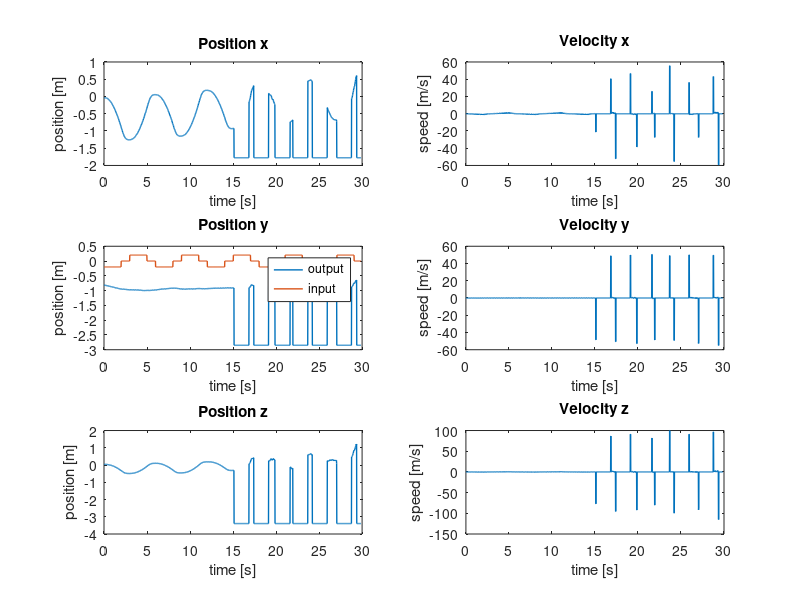
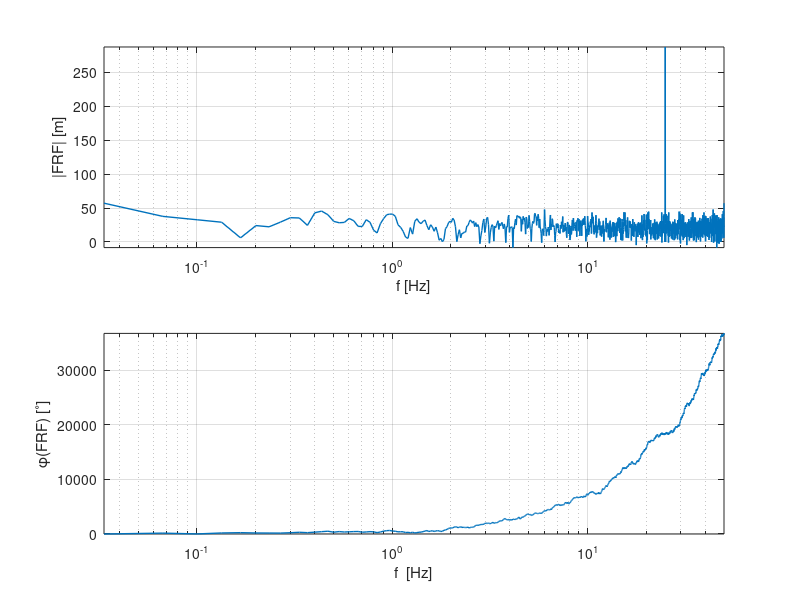
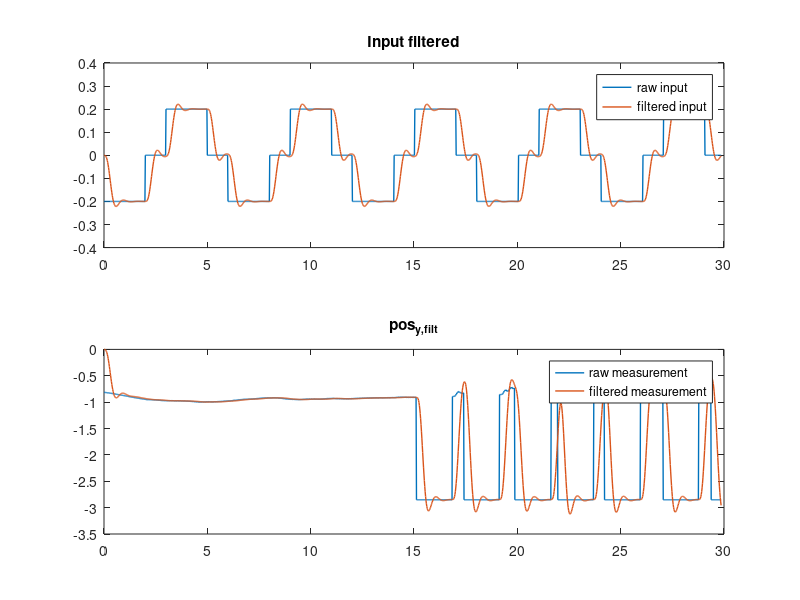
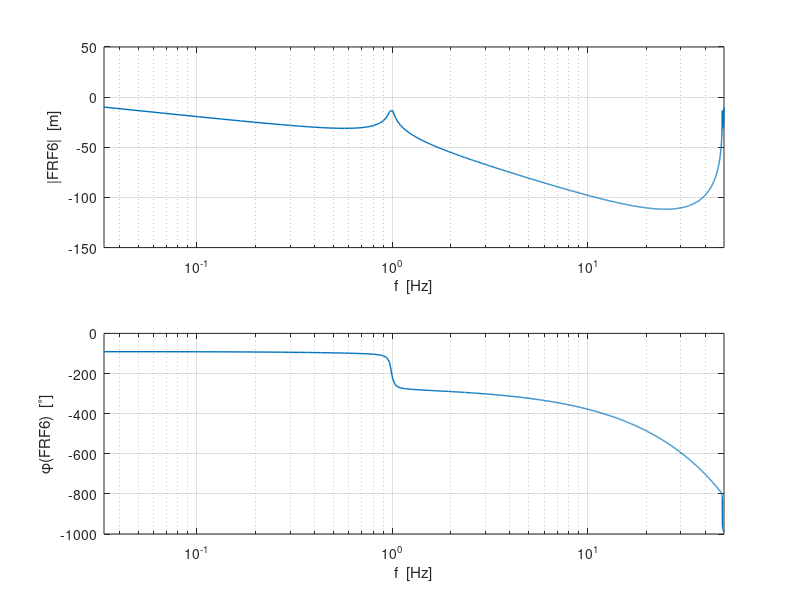

MATLAB code to generate these figures, in order:
%%% Parameter estimation %%%
% zie ook 'test.m' !
clear all
close all

%% Load data from .mat-file

load angle_identification_y


%% Extract some signals from the data

set(0, 'DefaultLineLineWidth', 1);


% Cutoff useful data
% first_index = find(input~=0, 1);
input = input(1:end-10)';
output_x = output_x(1:end-10)';
output_y = output_y(1:end-10)';
output_z = output_z(1:end-10)';

% Sample time
dt = 0.02;
time = (0:dt:(length(input)-1)*dt)';

% Differentiation of x-, y-, z-position
% dt = sample time (gradient assumes timestep 1)
velocity_x = gradient(output_x)/dt;
velocity_y = gradient(output_y)/dt;
velocity_z = gradient(output_z)/dt;

% Do some plotting of the measurement data.
figure('Name','Measurement Data')
subplot(321), plot(time, output_x), title('Position x'), xlabel('time [s]'), ylabel('position [m]')
subplot(322), plot(time, velocity_x), title('Velocity x'), xlabel('time [s]'), ylabel('speed [m/s]')

subplot(323), plot(time, output_y, time, input), title('Position y'), xlabel('time [s]'), ylabel('position [m]'), legend('output','input')
subplot(324), plot(time, velocity_y), title('Velocity y'), xlabel('time [s]'), ylabel('speed [m/s]')

subplot(325), plot(time, output_z), title('Position z'), xlabel('time [s]'), ylabel('position [m]')
subplot(326), plot(time, velocity_z), title('Velocity z'), xlabel('time [s]'), ylabel('speed [m/s]')


%% Frequency domain - Empirical Transfer Function
Ts = dt;
fs = 1/dt;
N = length(velocity_x);
t = [0:N-1]'*Ts;
N = numel(input);
f = [0:N-1]'*(fs/N);

input_f = fft(input);
output_y_f = fft(output_x);
velocity_x_f = fft(velocity_x);

FRF = output_y_f./input_f;

figure('Name', 'Empirical transfer function freq response'),subplot(2,1,1),semilogx(f, 20*log10(abs(FRF)), 'LineWidth', 1)
axis tight
grid on
xlabel('f [Hz]')
xlim([f(1) f(end)])
ylabel('|FRF| [m]')
subplot(2,1,2),semilogx(f, 180/pi*unwrap(angle(FRF)), 'LineWidth', 1)
grid on
axis tight
xlabel('f  [Hz]')
ylabel('\phi(FRF) [^\circ]')
xlim([f(1) f(end)])


%% Choose a cutoff frequency for Butterworth filtering
f0 = 0.3; % crossover frequency
fc = 5*f0; % cutoff frequency
fcn = fc/(fs/2); % normalized cutoff frequency


%% ---------------------
% %   SECOND ORDER FITTING 
% %  ---------------------
% 
% %% Filtering of the in- and output data using Butterworth filter
% [B, A] = butter(3, fcn); % order must be higher than order of system, 
%                             % adjust cut-off frquency to be higher than 
%                             % highest eigenfrequency of the system
%                              
% % input filtering                           
% input_filt = filter(B, A, input);
% % output filtering
% output_y_filt = filter(B, A, output_y);
% 
% figure('Name','3d order Butt. filtered Input & Measurement')
% subplot(211),plot(t,input,t,input_filt),title('Input filtered')
% legend('raw input', 'filtered input')
% subplot(212),plot(time, output_y, time, output_y_filt),title('pos_{y,filt}')
% legend('raw measurement', 'filtered measurement')
% 
% 
% % Least squares solution for approximation of the parameters in the system
% %% Without filtering
% % --- PROPER [order(N) = order(D)]
% %
% %           Y(z)    b2*z^2 + b1*z + b0
% %   G(z) = ----- = --------------------
% %           U(z)     z^2 + a1*z + a0
% %
% % y[k] = -a1*y[k-1]-a0*y[k-2]+b2*u[k]+b1*u[k-1]+b0*u[k-2]
% %
% % theta = [a1 a0 b2 b1 b0]
% 
% y1 = output_y(3:end);
% Phi1 = [-output_y(2:end-1), -output_y(1:end-2), input(3:end), input(2:end-1), input(1:end-2)];
% theta1 = Phi1\y1;
% 
% B1 = [theta1(3), theta1(4), theta1(5)];
% A1 = [1, theta1(1) theta1(2)];
% 
% sys_d1 = tf(B1, A1, Ts);
% 
% FRF1 = squeeze(freqresp(sys_d1,2*pi*f));
% 
% figure('Name','2nd order, no filter, proper - Freq. resp.'), subplot(211)
% semilogx(f, 20*log10(abs(FRF1)))
% grid on
% xlim([f(1) f(end)])
% xlabel('f  [Hz]')
% ylabel('|FRF1|  [m]')
% subplot(212),semilogx(f, 180/pi*unwrap(angle(FRF1)))
% grid on
% xlim([f(1) f(end)])
% xlabel('f  [Hz]')
% ylabel('\phi(FRF1)  [^\circ]')
% 
% x1 = lsim(sys_d1,input,t);
% 
% figure('Name','2nd order, no filter, proper - Simulation')
% subplot(211)
% hold on
% plot(t, output_y,'g')
% plot(t, x1)
% title('2nd order, no filter, proper - Simulation VS Measurement')
% legend('pos_{y,meas}','pos_{y,sim}')
% xlabel('Time [s]')
% ylabel('Displacement [m]')
% axis tight
% subplot(212)
% plot(t,output_y - x1)
% title('Difference between simulation and measurement')
% legend('pos_{y,meas}-pos_{y,sim}')
% xlabel('Time [s]')
% ylabel('Displacement [m]')
% axis tight
% 
% figure('Name','2nd order, no filter, proper - Pole Zero Map'),pzmap(sys_d1)
% 
% 
% %% With Butterworth filtering of in and output
% % --- PROPER [order(N) = order(D)]
% %
% %           Y(z)    b2*z^2 + b1*z + b0
% %   G(z) = ----- = --------------------
% %           U(z)     z^2 + a1*z + a0
% %
% % y[k] = -a1*y[k-1]-a0*y[k-2]+b2*u[k]+b1*u[k-1]+b0*u[k-2]
% %
% % theta = [a1 a0 b2 b1 b0]
% 
% y2 = output_y_filt(3:end);
% Phi2 = [-output_y_filt(2:end-1), -output_y_filt(1:end-2), input_filt(3:end), input_filt(2:end-1), input_filt(1:end-2)];
% theta2 = Phi2\y2;
% 
% B2 = [theta2(3),theta2(4),theta2(5)];
% A2 = [1, theta2(1) theta2(2)];
% 
% sys_d2 = tf(B2, A2, Ts);
% 
% FRF2 = squeeze(freqresp(sys_d2,2*pi*f));
% 
% figure('Name','2nd order, filtered, proper - Freq. resp.'),subplot(2,1,1),semilogx(f, 20*log10(abs(FRF2)))
% grid on 
% xlim([f(1) f(end)])
% xlabel('f  [Hz]')
% ylabel('|FRF2|  [m]')
% axis tight
% subplot(2,1,2)
% semilogx(f, 180/pi*unwrap(angle(FRF2)))
% grid on
% xlim([f(1) f(end)])
% xlabel('f  [Hz]')
% ylabel('\phi(FRF2)  [^\circ]')
% 
% x2 = lsim(sys_d2,input,t);
% 
% figure('Name','2nd order, filtered, proper - Simulation')
% subplot(211)
% hold on
% plot(t, output_y,'g')
% plot(t, output_y_filt)
% plot(t,x2)
% legend('pos_{y,meas}', 'pos_{y,filt}', 'pos_{y,sim}')
% title('2nd order, filtered, proper - Simulation VS Measurement')
% xlabel('Time [s]')
% axis tight
% ylabel('output [m/s]')
% subplot(212)
% plot(t,output_y - x2)
% title('Difference between simulation and measurement')
% legend('pos_{y,meas}-pos_{y,sim}')
% xlabel('Time [s]')
% ylabel('output [m/s]')
% axis tight
% 
% figure('Name','2nd order, filtered, proper - Pole Zero Map'),pzmap(sys_d2)
% 



%% ---------------------
%   THIRD ORDER FITTING 
%  ---------------------

%% Filtering of the in- and output data using Butterworth filter
[B, A] = butter(4, fcn); % order must be higher than order of system, 
                            % adjust cut-off frquency to be higher than 
                            % highest eigenfrequency of the system
                             
% input filtering                           
input_filt = filter(B, A, input);
% output filtering
output_y_filt = filter(B, A, output_y);

figure('Name','4th order Butt. filtered Input & Measurement')
subplot(211),plot(t,input,t,input_filt),title('Input filtered')
legend('raw input', 'filtered input')
subplot(212),plot(time, output_y, time, output_y_filt),title('pos_{y,filt}')
legend('raw measurement', 'filtered measurement')


% Least squares solution for approximation of the parameters in the system
%% Without filtering
% % --- PROPER [order(N) = order(D)]
% %
% %           Y(z)    b3*z^3 + b2*z^2 + b1*z + b0
% %   G(z) = ----- = -----------------------------
% %           U(z)     z^3 + a2*z^2 + a1*z + a0
% %
% % y[k] =
% % -a2*y[k-1]-a1*y[k-2]-a0*y[k-3]+b3*u[k]+b2*u[k-1]+b1*u[k-2]+b0*u[k-3]
% %
% % theta = [a2 a1 a0 b3 b2 b1 b0]
% 
% y3 = output_y(4:end);
% Phi3 = [-output_y(3:end-1), -output_y(2:end-2), -output_y(1:end-3), input(4:end), input(3:end-1), input(2:end-2), input(1:end-3)];
% theta3 = Phi3\y3;
% 
% B3 = [theta3(4), theta3(5), theta3(6), theta3(7)];
% A3 = [1, theta3(1) theta3(2) theta3(3)];
% 
% sys_d3 = tf(B3, A3, Ts);
% 
% FRF3 = squeeze(freqresp(sys_d3,2*pi*f));
% 
% figure('Name','3d order, no filter, proper -  Freq. Resp.'), subplot(211)
% semilogx(f, 20*log10(abs(FRF3)))
% grid on
% xlim([f(1) f(end)])
% xlabel('f  [Hz]')
% ylabel('|FRF3|  [m]')
% subplot(212),semilogx(f, 180/pi*unwrap(angle(FRF3)))
% grid on
% xlim([f(1) f(end)])
% xlabel('f  [Hz]')
% ylabel('\phi(FRF3)  [^\circ]')
% 
% x3 = lsim(sys_d3,input,t);
% 
% figure('Name','3d order, no filter, proper - Simulation')
% subplot(211)
% hold on
% plot(t, output_y,'g')
% plot(t, x3)
% title('3d order, no filter, proper - Simulation VS Measurement')
% legend('pos_{y,meas}','pos_{y,sim}')
% xlabel('Time [s]')
% ylabel('Displacement [m]')
% axis tight
% subplot(212)
% plot(t,output_y - x3)
% title('Difference between simulation and measurement')
% legend('pos_{y,meas}-pos_{y,sim}')
% xlabel('Time [s]')
% ylabel('Displacement [m]')
% axis tight
% 
% figure('Name','3d order, no filter, proper - Pole Zero Map'),pzmap(sys_d3)
% 
% 
% %% With Butterworth filtering of in- and output.
% % --- PROPER [order(N) = order(D)]
% %
% %           Y(z)    b3*z^3 + b2*z^2 + b1*z + b0
% %   G(z) = ----- = -----------------------------
% %           U(z)     z^3 + a2*z^2 + a1*z + a0
% %
% % y[k] =
% % -a2*y[k-1]-a1*y[k-2]-a0*y[k-3]+b3*u[k]+b2*u[k-1]+b1*u[k-2]+b0*u[k-3]
% %
% % theta = [a2 a1 a0 b3 b2 b1 b0]
% 
% y4 = output_y_filt(4:end);
% Phi4 = [-output_y_filt(3:end-1), -output_y_filt(2:end-2), -output_y_filt(1:end-3), input_filt(4:end), input_filt(3:end-1), input_filt(2:end-2), input_filt(1:end-3)];
% theta4 = Phi4\y4;
% 
% B4 = [theta4(4), theta4(5), theta4(6), theta4(7)];
% A4 = [1, theta4(1) theta4(2) theta4(3)];
% 
% sys_d4 = tf(B4, A4, Ts);
% 
% FRF4 = squeeze(freqresp(sys_d4,2*pi*f));
% 
% figure('Name','3d order, filtered, proper - Freq. Resp.'), subplot(211)
% semilogx(f, 20*log10(abs(FRF4)))
% grid on
% xlim([f(1) f(end)])
% xlabel('f  [Hz]')
% ylabel('|FRF4|  [m]')
% subplot(212),semilogx(f, 180/pi*unwrap(angle(FRF4)))
% grid on
% xlim([f(1) f(end)])
% xlabel('f  [Hz]')
% ylabel('\phi(FRF4)  [^\circ]')
% 
% x4 = lsim(sys_d4,input,t);
% 
% figure('Name','3d order, filtered, proper - Simulation')
% subplot(211)
% hold on
% plot(t, output_y_filt,'g')
% plot(t, x4)
% title('3d order, filtered, proper - Simulation VS Measurement')
% legend('pos_{y,meas}','pos_{y,sim}')
% xlabel('Time [s]')
% ylabel('Displacement [m]')
% axis tight
% subplot(212)
% plot(t,output_y_filt - x4)
% title('Difference between simulation and measurement')
% legend('pos_{y,meas}-pos_{y,sim}')
% xlabel('Time [s]')
% ylabel('Displacement [m]')
% axis tight
% 
% figure('Name','3d order, filtered, proper - Pole Zero Map'),pzmap(sys_d4)
% 
% %% Without filtering
% % --- STRICTLY PROPER [order(N) < order(D)]
% %
% %           Y(z)       b2*z^2 + b1*z + b0
% %   G(z) = ----- = --------------------------
% %           U(z)    z^3 + a2*z^2 + a1*z + a0
% %
% % y[k] = -a2*y[k-1]-a1*y[k-2]-a0*y[k-3]+b2*u[k-1]+b1*u[k-2]+b0*u[k-3]
% %
% % theta = [a2 a1 a0 b2 b1 b0]
% 
% y5 = output_y(4:end);
% Phi5 = [-output_y(3:end-1), -output_y(2:end-2), -output_y(1:end-3), input(4:end), input(3:end-1), input(2:end-2), input(1:end-3)];
% theta5 = Phi5\y5;
% 
% B5 = [theta5(4), theta5(5), theta5(6)];
% A5 = [1, theta5(1) theta5(2) theta5(3)];
% 
% sys_d5 = tf(B5, A5, Ts);
% 
% FRF5 = squeeze(freqresp(sys_d5,2*pi*f));
% 
% figure('Name','3d order, no filter, strictly proper - Freq. Resp.'), subplot(211)
% semilogx(f, 20*log10(abs(FRF5)))
% grid on
% xlim([f(1) f(end)])
% xlabel('f  [Hz]')
% ylabel('|FRF5|  [m]')
% subplot(212),semilogx(f, 180/pi*unwrap(angle(FRF5)))
% grid on
% xlim([f(1) f(end)])
% xlabel('f  [Hz]')
% ylabel('\phi(FRF5)  [^\circ]')
% 
% x5 = lsim(sys_d5,input,t);
% 
% figure('Name','3d order, no filter, strictly proper - Simulation')
% subplot(211)
% hold on
% plot(t, output_y,'g')
% plot(t, x5)
% title('3d order, no filter, strictly proper - Simulation VS Measurement')
% legend('pos_{y,meas}','pos_{y,sim}')
% xlabel('Time [s]')
% ylabel('Displacement [m]')
% axis tight
% subplot(212)
% plot(t,output_y - x5)
% title('Difference between simulation and measurement')
% legend('pos_{y,meas}-pos_{y,sim}')
% xlabel('Time [s]')
% ylabel('Displacement [m]')
% axis tight
% 
% figure('Name','3d order, no filter, strictly proper - Pole Zero Map'),pzmap(sys_d5)
% 

%% With Butterworth filtering of in- and output.
% --- STRICTLY PROPER [order(N) < order(D)]
%
%           Y(z)       b2*z^2 + b1*z + b0
%   G(z) = ----- = --------------------------
%           U(z)    z^3 + a2*z^2 + a1*z + a0
%
% y[k] = -a2*y[k-1]-a1*y[k-2]-a0*y[k-3]]+b2*u[k-1]+b1*u[k-2]+b0*u[k-3]
%
% theta = [a2 a1 a0 b2 b1 b0]

y6 = output_y_filt(4:end);
% Phi6 = [-output_y_filt(3:end-1), -output_y_filt(2:end-2), -output_y_filt(1:end-3), input_filt(3:end-1), input_filt(2:end-2), input_filt(1:end-3)];
Phi6 = [-output_y_filt(3:end-1), -output_y_filt(2:end-2), -output_y_filt(1:end-3), input_filt(1:end-3)];
theta6 = Phi6\y6;

% B6 = [theta6(4), theta6(5), theta6(6)];
B6 = [theta6(4)];
A6 = [1, theta6(1) theta6(2) theta6(3)];

sys_d6 = tf(B6, A6, Ts);

FRF6 = squeeze(freqresp(sys_d6,2*pi*f));

figure('Name','3d order, filtered, strictly proper - Freq. Resp.'), subplot(211)
semilogx(f, 20*log10(abs(FRF6)))
grid on
xlim([f(1) f(end)])
xlabel('f  [Hz]')
ylabel('|FRF6|  [m]')
subplot(212),semilogx(f, 180/pi*unwrap(angle(FRF6)))
grid on
xlim([f(1) f(end)])
xlabel('f  [Hz]')
ylabel('\phi(FRF6)  [^\circ]')

x6 = lsim(sys_d6,input,t);

figure('Name','3d order, filtered, strictly proper - Simulation')
subplot(211)
hold on
plot(t, output_y_filt,'g')
plot(t, x6)
title('3d order, filtered, strictly proper - Simulation VS Measurement')
legend('pos_{y,meas}','pos_{y,sim}')
xlabel('Time [s]')
ylabel('Displacement [m]')
axis tight
subplot(212)
plot(t,output_y_filt - x6)
title('Difference between simulation and measurement')
legend('pos_{y,meas}-pos_{y,sim}')
xlabel('Time [s]')
ylabel('Displacement [m]')
axis tight

figure('Name','3d order, filtered, strictly proper - Pole Zero Map'),pzmap(sys_d6)


%% ---------------------
% %   FOURTH ORDER FITTING 
% %  ---------------------
% 
% %% Filtering of the in- and output data using Butterworth filter
% [B, A] = butter(5, fcn); % order must be higher than order of system, 
%                             % adjust cut-off frquency to be higher than 
%                             % highest eigenfrequency of the system
%                              
% % input filtering                           
% input_filt = filter(B, A, input);
% % output filtering
% output_y_filt = filter(B, A, output_y);
% 
% figure('Name','4th order Butt. filtered Input & Measurement')
% subplot(211),plot(t,input,t,input_filt),title('Input filtered')
% legend('raw input', 'filtered input')
% subplot(212),plot(time, output_y, time, output_y_filt),title('pos_{y,filt}')
% legend('raw measurement', 'filtered measurement')
% 
% 
% %% With Butterworth filtering of in- and output.
% % --- STRICTLY PROPER [order(N) < order(D)]
% %
% %           Y(z)       b3*z^3 + b2*z^2 + b1*z + b0
% %   G(z) = ----- = -----------------------------------
% %           U(z)    z^4 + a3*z^3 + a2*z^2 + a1*z + a0
% %
% % y[k] = -a3*y[k-1]-a2*y[k-2]-a1*y[k-3]-a0*y[k-4]+b3*u[k-1]+b2*u[k-2]+b1*u[k-3]+b1*u[k-4]
% %
% % theta = [a3 a2 a1 a0 b3 b2 b1 b0]
% 
% y7 = output_y_filt(5:end);
% Phi7 = [-output_y_filt(4:end-1), -output_y_filt(3:end-2), -output_y_filt(2:end-3), -output_y_filt(1:end-4), input_filt(4:end-1), input_filt(3:end-2), input_filt(2:end-3), input_filt(1:end-4)];
% theta7 = Phi7\y7;
% 
% B7 = [theta7(5), theta7(6), theta7(7), theta7(8)];
% A7 = [1, theta7(1) theta7(2) theta7(3) theta7(4)];
% 
% sys_d7 = tf(B7, A7, Ts);
% 
% FRF7 = squeeze(freqresp(sys_d7,2*pi*f));
% 
% figure('Name','4th order, filtered, strictly proper - Freq. Resp.'), subplot(211)
% semilogx(f, 20*log10(abs(FRF6)))
% grid on
% xlim([f(1) f(end)])
% xlabel('f  [Hz]')
% ylabel('|FRF7|  [m]')
% subplot(212),semilogx(f, 180/pi*unwrap(angle(FRF6)))
% grid on
% xlim([f(1) f(end)])
% xlabel('f  [Hz]')
% ylabel('\phi(FRF7)  [^\circ]')
% 
% x7 = lsim(sys_d7,input,t);
% 
% figure('Name','4th order, filtered, strictly proper - Simulation')
% subplot(211)
% hold on
% plot(t, output_y_filt,'g')
% plot(t, x7)
% title('4th order, filtered, strictly proper - Simulation VS Measurement')
% legend('pos_{y,meas}','pos_{y,sim}')
% xlabel('Time [s]')
% ylabel('Displacement [m]')
% axis tight
% subplot(212)
% plot(t,output_y_filt - x7)
% title('Difference between simulation and measurement')
% legend('pos_{y,meas}-pos_{y,sim}')
% xlabel('Time [s]')
% ylabel('Displacement [m]')
% axis tight
% 
% figure('Name','4th order, filtered, strictly proper - Pole Zero Map'),pzmap(sys_d7)
% 




%% ------------------
% %  Comparison of fits
% %  ------------------
% figure
% plot(t,[output_y ...
%         x3 x4 x5 x6 x7])
%         %x1 x2]) 
% legend('measurement',...
%        '3d - no filter - proper',...
%        '3d - filter - proper',...
%        '3d - no filter - strictly proper',...
%        '3d - filter - strictly proper',...
%        '4th - filter - strictly proper')
%      %'2nd - no filter - proper', ...
%      %'2nd - filter - proper')  % unstable!


     
%% Find crossover frequency of best fit
[error, index] = min(abs(20*log10(abs(FRF6(1:end-100)))));
f0 = f(index);

fprintf('f0y: %d \n', f0)


%% continuous time transfer function
sys_c6 = d2c(sys_d6,'matched')


%% Save result
% save('YSignals_50Hz','input','output_y','x6')
